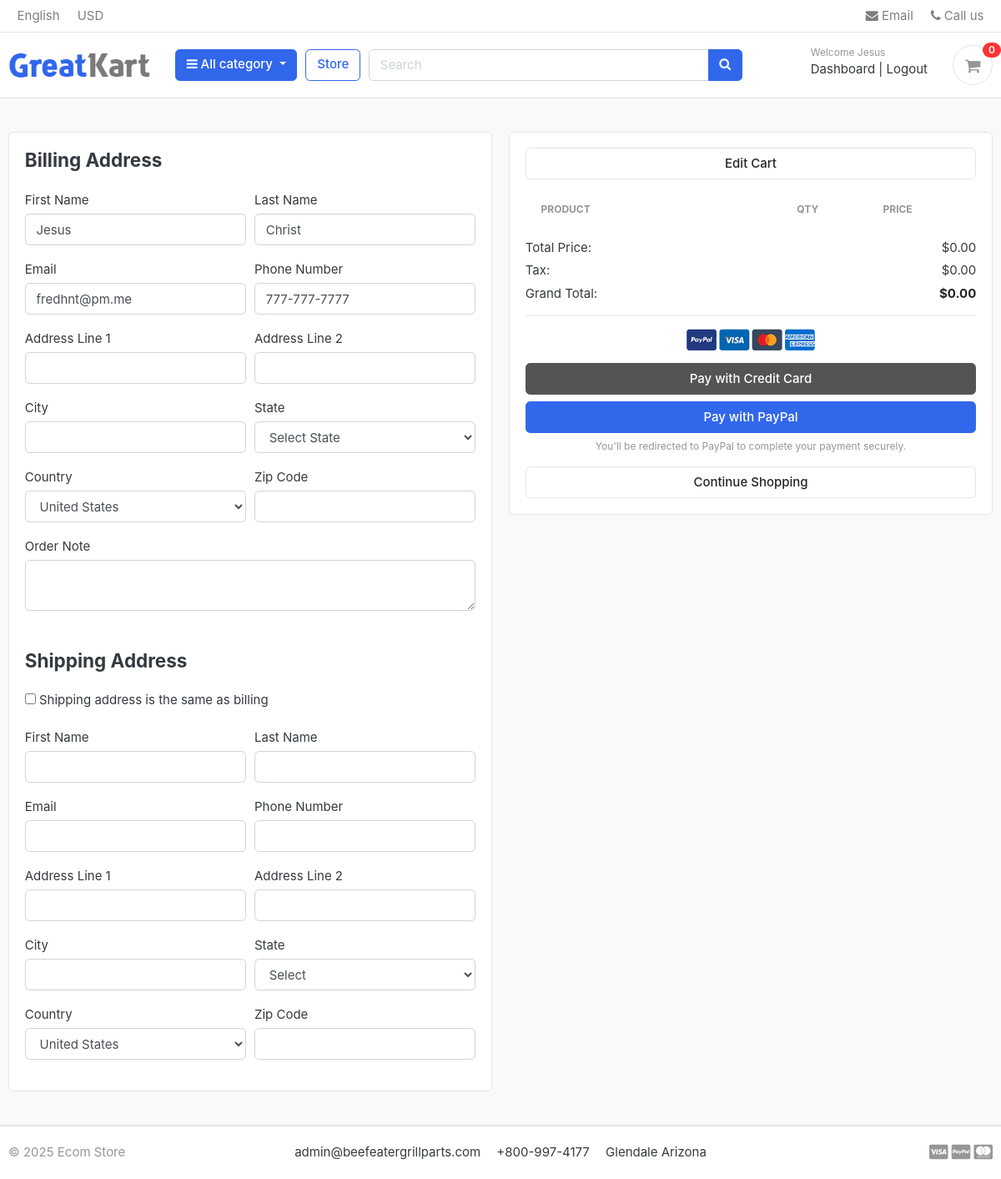
Before: /cart/checkout/ (signed in) with the older database file.
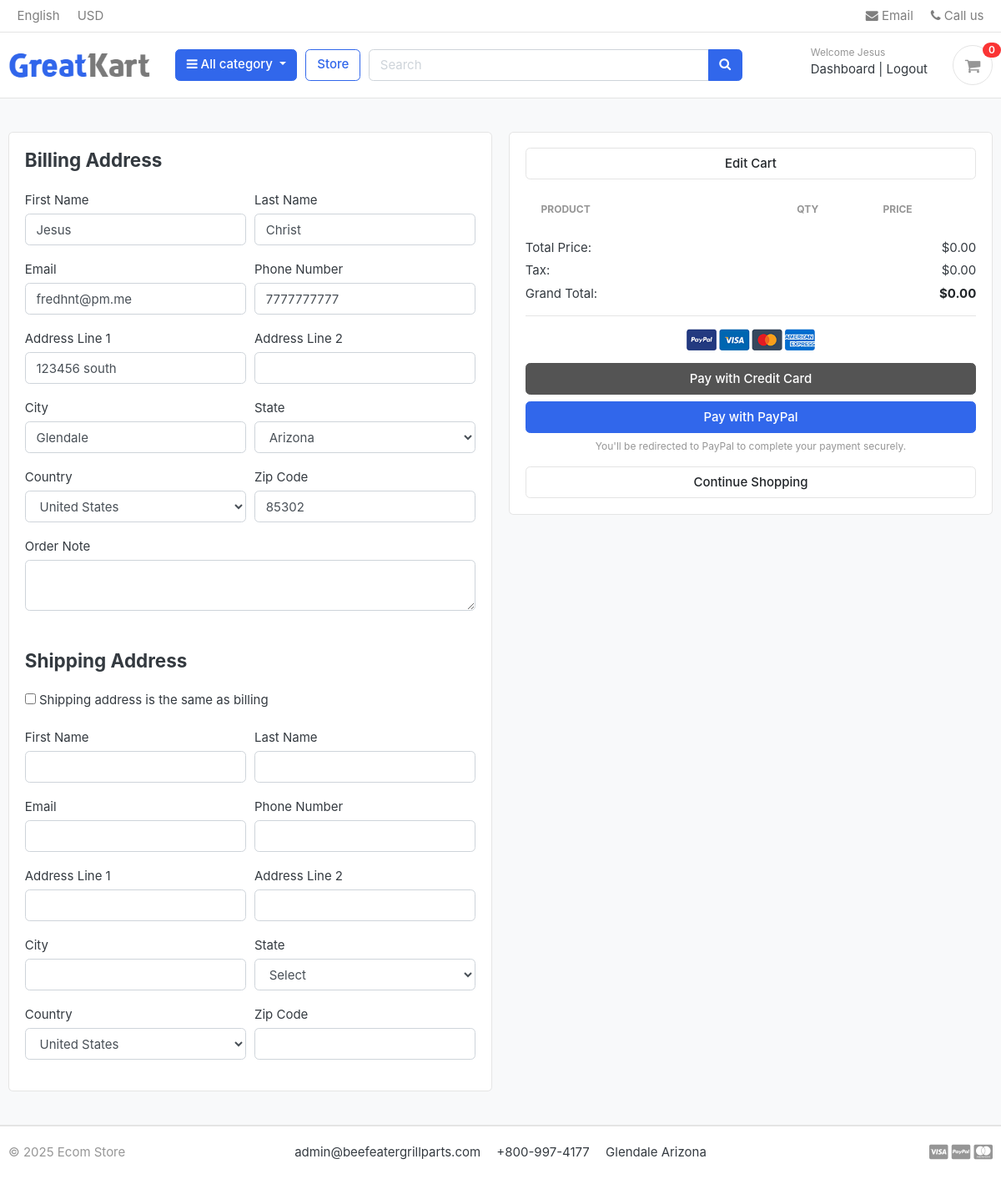
After: the same page with the newer database file.
### accounts/models.py (models this page shows, shortened)
class Account(AbstractUser):
    first_name = models.CharField(max_length=50)
    last_name = models.CharField(max_length=50)
    username = models.CharField(max_length=50, unique=True)
    email = models.EmailField(max_length=100, unique=True)
    phone_number = models.CharField(max_length=50)
    date_joined = models.DateTimeField(auto_now_add=True)
    last_login = models.DateTimeField(auto_now_add=True)
    is_admin = models.BooleanField(default=False)
    is_staff = models.BooleanField(default=False)
    is_active = models.BooleanField(default=False)
    is_superadmin = models.BooleanField(default=False)
    USERNAME_FIELD = 'email'
    REQUIRED_FIELDS = ['username', 'first_name', 'last_name']
    objects = MyAccountManager()

class UserProfile(models.Model):
    user = models.OneToOneField(settings.AUTH_USER_MODEL, on_delete=models.CASCADE)
    address_line_1 = models.CharField(blank=True, max_length=100)
    address_line_2 = models.CharField(blank=True, max_length=100)
    profile_picture = models.ImageField(blank=True, null=True, upload_to='userprofile')
    city = models.CharField(blank=True, max_length=20)
    zip_code = models.CharField(blank=True, max_length=20)
    state = models.CharField(blank=True, max_length=20)
    country = models.CharField(blank=True, max_length=20)

### carts/views.py (the view)
# urls.py: path('checkout/', views.checkout, name='checkout'),
@login_required(login_url="login")
def checkout(request, total=0, quantity=0, cart_items=None):
    try:
        tax = Decimal("0.00")
        grand_total = Decimal("0.00")
        userprofile = None
        if request.user.is_authenticated:
            cart_items = CartItem.objects.filter(user=request.user, is_active=True)
            userprofile = get_object_or_404(UserProfile, user=request.user)
        else:
            cart = Cart.objects.get(cart_id=_cart_id(request))
            cart_items = CartItem.objects.filter(cart=cart, is_active=True)
        total, tax, grand_total, quantity = _calculate_cart_totals(cart_items)
    except ObjectDoesNotExist:
        pass
    context = {
        "total": total,
        "quantity": quantity,
        "cart_items": cart_items,
        "tax": tax,
        "grand_total": grand_total,
        "userprofile": userprofile,
        "user": request.user if request.user.is_authenticated else None,
    }
    return render(request, "store/checkout.html", context)

### carts/context_processors.py (called while the page is built)
def counter(request):
    cart_count = 0
    if 'admin' in request.path:
        return {}
    else:
        try:
            cart = Cart.objects.filter(cart_id= _cart_id(request))
            if request.user.is_authenticated:
                cart_items = CartItem.objects.all().filter(user=request.user)
            else:
                cart_items = CartItem.objects.all().filter(cart=cart[:1])
            for cart_item in cart_items:
                cart_count += cart_item.quantity
        except Cart.DoesNotExist:
            cart_count = 0
    return dict(cart_count=cart_count)

### carts/utils.py (called while the page is built)
def _cart_id(request):
    cart_id = request.session.get('cart_id')
    if not cart_id:
        cart_id = str(uuid.uuid4())
        request.session['cart_id'] = cart_id
        request.session.modified = True
    return cart_id

### category/context_processors.py (called while the page is built)
def menu_links(request):
    from category.models import Category
    links = Category.objects.all()
    return dict(links=links)

### category/models.py (called while the page is built)
    def get_url(self):
        return reverse('store:products_by_category', args=[self.slug])

### templates/store/checkout.html (shortened to what the changed rows need)
{% extends 'base.html' %}
{% load static %}
{% load static cart_extras %}
{% block content %}
<section class="section-content padding-y bg">
    <div class="container">
        <div class="row">
            <aside class="col-lg-6">
                <div class="card">
                    <div class="card-body">
                        <form id="billingForm" action="{% url 'place_order' %}" method="POST">
                            <div class="form-row">
                                <div class="col form-group">
                                    <label for="first_name">First Name</label>
                                    <input type="text" name="first_name" id="first_name" class="form-control" value="{{ user.first_name|default_if_none:'' }}" required>
                                </div>
                                <div class="col form-group">
                                    <label for="last_name">Last Name</label>
                                    <input type="text" name="last_name" id="last_name" class="form-control" value="{{ user.last_name|default_if_none:'' }}" required>
                                </div>
                            </div>
                            <div class="form-row">
                                <div class="col form-group">
                                    <label for="email">Email</label>
                                    <input type="email" name="email" id="email" class="form-control" value="{{ user.email|default_if_none:'' }}" required>
                                </div>
                                <div class="col form-group">
                                    <label for="phone">Phone Number</label>
                                    <input type="text" name="phone" id="phone" class="form-control" value="{% if userprofile.phone_number %}{{ userprofile.phone_number|default_if_none:'' }}{% else %}{{ user.phone_number|default_if_none:'' }}{% endif %}" required maxlength="12">
                                </div>
                            </div>
                            <div class="form-row">
                                <div class="col form-group">
                                    <label for="address_line_1">Address Line 1</label>
                                    <input type="text" name="address_line_1" id="address_line_1" class="form-control" value="{{ userprofile.address_line_1|default_if_none:'' }}" required>
                                </div>
                            </div>
                            <div class="form-row">
                                <div class="col form-group">
                                    <label for="city">City</label>
                                    <input type="text" name="city" id="city" class="form-control" value="{{ userprofile.city|default_if_none:'' }}" required>
                                </div>
                                <div class="col form-group">
                                    <label for="state">State</label>
                                    <select name="state" id="state" class="form-control" required>
                                        <option value="" disabled {% if not userprofile.state %}selected{% endif %}>Select State</option>
                                        <option value="AZ" {% if userprofile.state == 'AZ' %}selected{% endif %}>Arizona</option>
                                    </select>
                                </div>
                            </div>
                            <div class="form-row">
                                <div class="col form-group">
                                    <label for="zip_code">Zip Code</label>
                                    <input type="text" name="zip_code" id="zip_code" class="form-control" value="{{ userprofile.zip_code|default_if_none:'' }}" required>
                                </div>
                            </div>
                        </form>
                    </div>
                </div>
            </aside>
            <aside class="col-lg-6">
                <div class="card">
                    <div class="card-body">
                        <table class="table table-borderless table-shopping-cart">
                            <thead class="text-muted">
                                <tr class="small text-uppercase">
                                    <th scope="col" style="width:55%">Product</th>
                                    <th scope="col" style="width:15%">Qty</th>
                                    <th scope="col" style="width:20%" class="text-center">Price</th>
                                    <th scope="col" style="width:5%"></th>
                                </tr>
                            </thead>
                        </table>
                    </div>
                </div>
            </aside>
        </div>
    </div>
</section>
{% endblock %}

### templates/includes/navbar.html (shortened to what this page needs)
{% load static %}
<header class="section-header">
    <nav class="navbar p-md-0 navbar-expand-sm navbar-light border-bottom">
        <div class="container">
            <div class="collapse navbar-collapse" id="navbarTop4">
                <ul class="navbar-nav mr-auto">
                    <li class="nav-item dropdown">
                        <a href="#" class="nav-link"> English </a>
                    </li>
                    <li class="nav-item dropdown">
                        <a href="#" class="nav-link"> USD </a>
                    </li>
                </ul>
                <ul class="navbar-nav">
                    <li><a href="#" class="nav-link"> <i class="fa fa-envelope"></i> Email </a></li>
                    <li><a href="#" class="nav-link"> <i class="fa fa-phone"></i> Call us </a></li>
                </ul>
            </div>
        </div>
    </nav>
    <section class="header-main border-bottom">
        <div class="container">
            <div class="row align-items-center">
                <div class="col-lg-2 col-md-3 col-6">
                    <a href="{% url 'home' %}" class="brand-wrap">
                        <img class="logo" src="{% static './images/logo.png' %}">
                    </a>
                </div>
                <div class="col-lg col-sm col-md col-6 flex-grow-0">
                    <div class="category-wrap dropdown d-inline-block float-right">
                        <button type="button" class="btn btn-primary dropdown-toggle" data-toggle="dropdown">
                            <i class="fa fa-bars"></i> All category
                        </button>
                    </div>
                </div>
                <a href="{% url 'store:store' %}" class="btn btn-outline-primary">Store</a>
                <div class="col-lg col-md-6 col-sm-12 col">
                    <form action="{% url 'store:search' %}" class="search" method="GET">
                        <div class="input-group w-100">
                            <input type="text" class="form-control" style="width:60%;" placeholder="Search" name="keyword">
                            <div class="input-group-append">
                                <button class="btn btn-primary" type="submit">
                                    <i class="fa fa-search"></i>
                                </button>
                            </div>
                        </div>
                    </form>
                </div>
                <div class="col-lg-3 col-sm-6 col-8 order-2 order-lg-3">
                    <div class="d-flex justify-content-end mb-3 mb-lg-0">
                        {% if user.id is None %}
                            <div class="widget-header">
                                <small class="title text-muted">Welcome guest!</small>
                                <div>
                                    <a href="{% url 'login' %}">Sign in</a>
                                    <span class="dark-transp"> | </span>
                                    <a href="{% url 'register' %}"> Register</a>
                                </div>
                            </div>
                        {% else %}
                            <div class="widget-header">
                                <small class="title text-muted">Welcome {{user.first_name}}</small>
                                <div>
                                    <a href="{% url 'dashboard' %}">Dashboard</a>
                                    <span class="dark-transp"> | </span>
                                    <a href="{% url 'logout' %}"> Logout</a>
                                </div>
                            </div>
                        {% endif %}
                        <a href="{% url 'cart' %}" class="widget-header pl-3 ml-3">
                            <div class="icon icon-sm rounded-circle border"><i class="fa fa-shopping-cart"></i></div>
                            <span class="badge badge-pill badge-danger notify">{{ cart_count }}</span>
                        </a>
                    </div>
                </div>
            </div>
        </div>
    </section>
</header>

Changed rows visible on the page:
changed Account "Jesus": phone "777-777-7777" → "7777777777"
changed UserProfile: address_line_1 (not shown) → "123456 south"; city (not shown) → "Glendale"; state "Select State" → "Arizona"; zip_code (not shown) → "85302"
